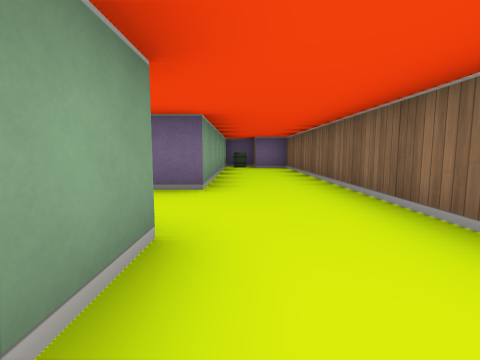
view 1 (above)

16 first-person views from a walk through a cub3D level. The camera is about half as high as the walls, tilts 6° down and sees 85° across. The floor is counted in squares. Each view is taken from the middle of a square. On the plan, view 1 faces up. The plan holds only what a view shows up to about 9 squares ahead; the rest is blank.

view 2
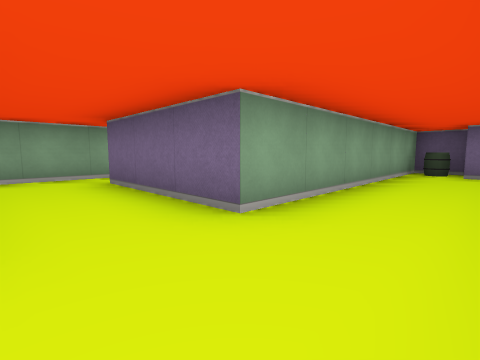

view 3
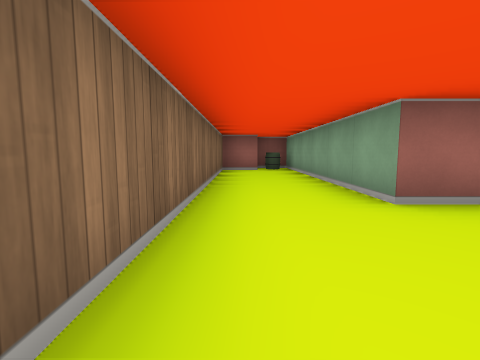

view 4
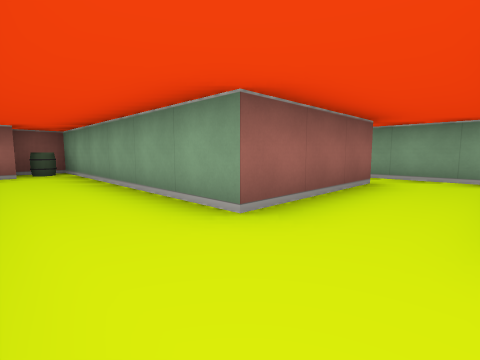

view 5
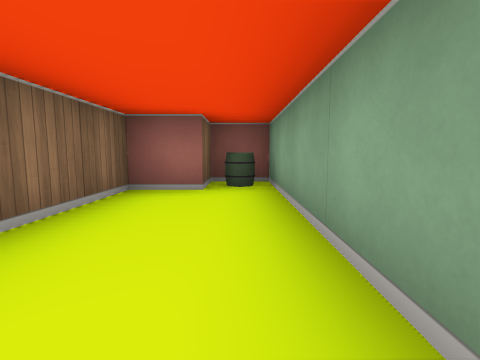

view 6
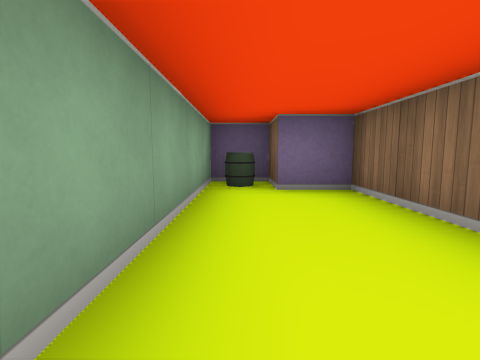

view 7
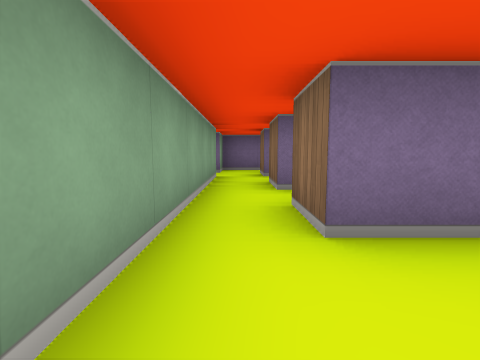

view 8
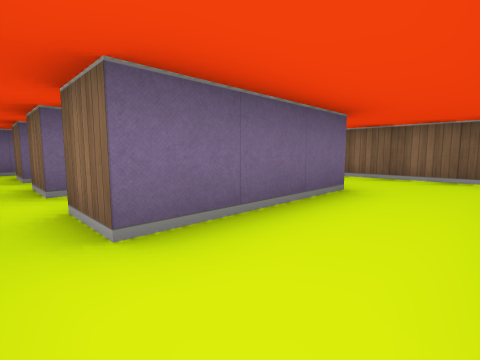

view 9
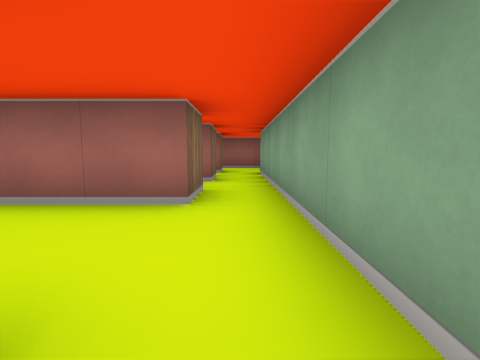

view 10
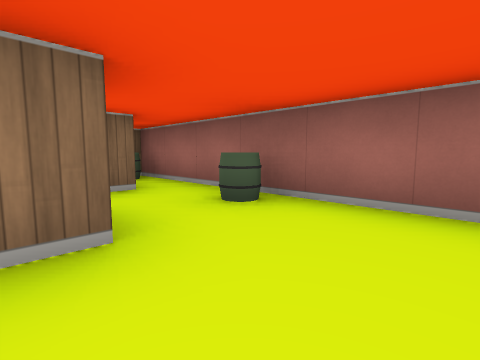

view 11
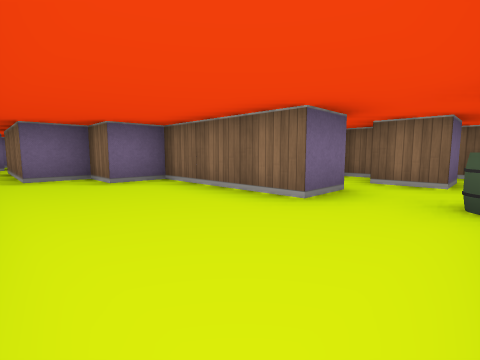

view 12
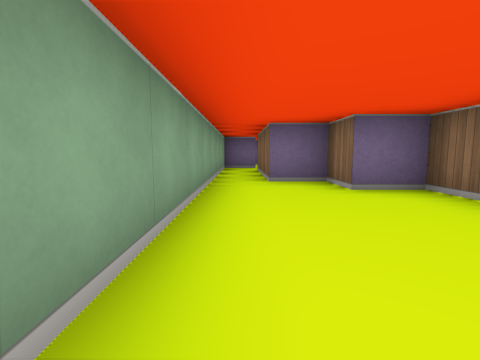

view 13
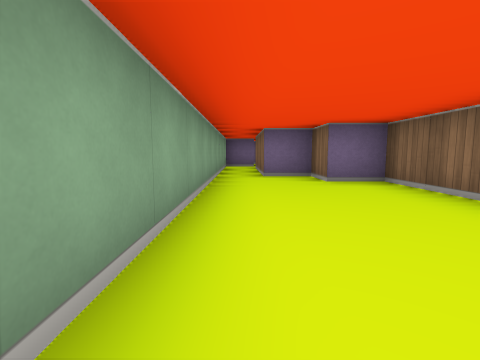

view 14
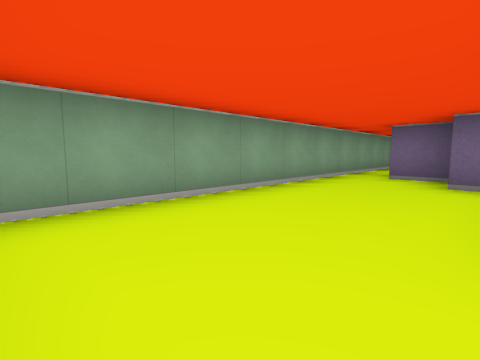

view 15
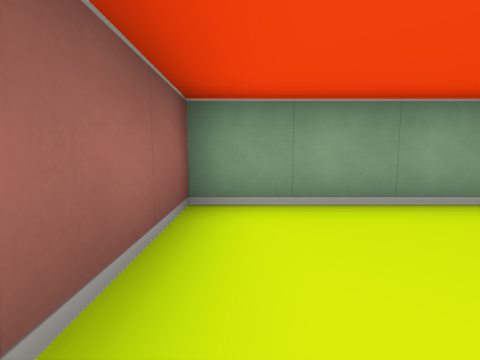

view 16
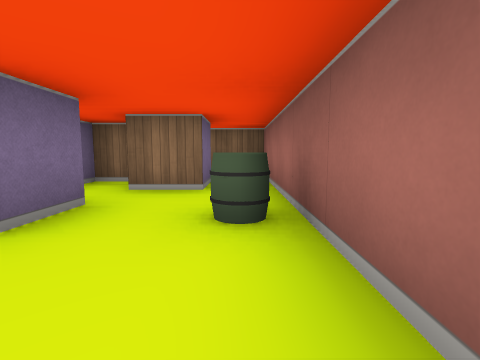

### Floor plan
Ten units are one square. View 1 is at (0, 0); x grows to the right and y downward. Boxes are objects, and circles mark ways between rooms. Rooms are numbered by the first view taken in them; rooms with no view inside come last. Other rooms are left out.
<svg viewBox="-90 -100 110 150">
<path fill="none" stroke="#000" d="M-35 -15 -5 -15 -5 45 5 45 5 35 15 35 15 -85 5 -85 5 -95 -5 -95 -5 -35 -35 -35 -35 -45M-45 -45 -45 -15M-45 25 -55 25 -55 -5 -65 -5 -65 -15 -75 -15 -75 -45M-85 -45 -85 45 -45 45M-35 15 -35 5M-35 -5 -35 -15M-25 22 -25 15M-45 -15 -45 25M-25 35 -35 35 -35 25M-45 45 -15 45 -15 34"/>
<rect x="-5" y="35" width="10" height="10" fill="#bbb"><title>barrel</title></rect>
<rect x="-5" y="-95" width="10" height="10" fill="#bbb"><title>barrel</title></rect>
<rect x="-55" y="35" width="10" height="10" fill="#bbb"><title>barrel</title></rect>
<rect x="-25" y="35" width="10" height="10" fill="#bbb"><title>other object</title></rect>
<circle cx="-40" cy="-10" r="3" fill="#2a7"/>
<circle cx="-50" cy="35" r="3" fill="#2a7"/>
<circle cx="-40" cy="30" r="3" fill="#2a7"/>
<text x="0" y="-30">1</text>
<text x="-70" y="10">2</text>
<text x="-40" y="10">3</text>
<text x="-30" y="40">4</text>
</svg>
Room 1 opens to room 3. Room 2 opens to room 4. Room 3 opens to room 4.

Where each view was taken, in squares from view 1:
view 1: 0 up, 0 right, facing up
view 2: 2 up, 1 right, facing up-left
view 3: 4 up, 1 right, facing down
view 4: 3 up, 1 right, facing down-left
view 5: 0 up, 0 right, facing down
view 6: 5 up, 0 right, facing up
view 7: 2 up, 4 left, facing up
view 8: 2 up, 4 left, facing up-right
view 9: 4 up, 4 left, facing down
view 10: 2 down, 7 left, facing down-right
view 11: 4 down, 8 left, facing up-right
view 12: 3 down, 8 left, facing up
view 13: 4 down, 8 left, facing up
view 14: 4 down, 6 left, facing up-left
view 15: 4 down, 6 left, facing left
view 16: 4 down, 7 left, facing right
